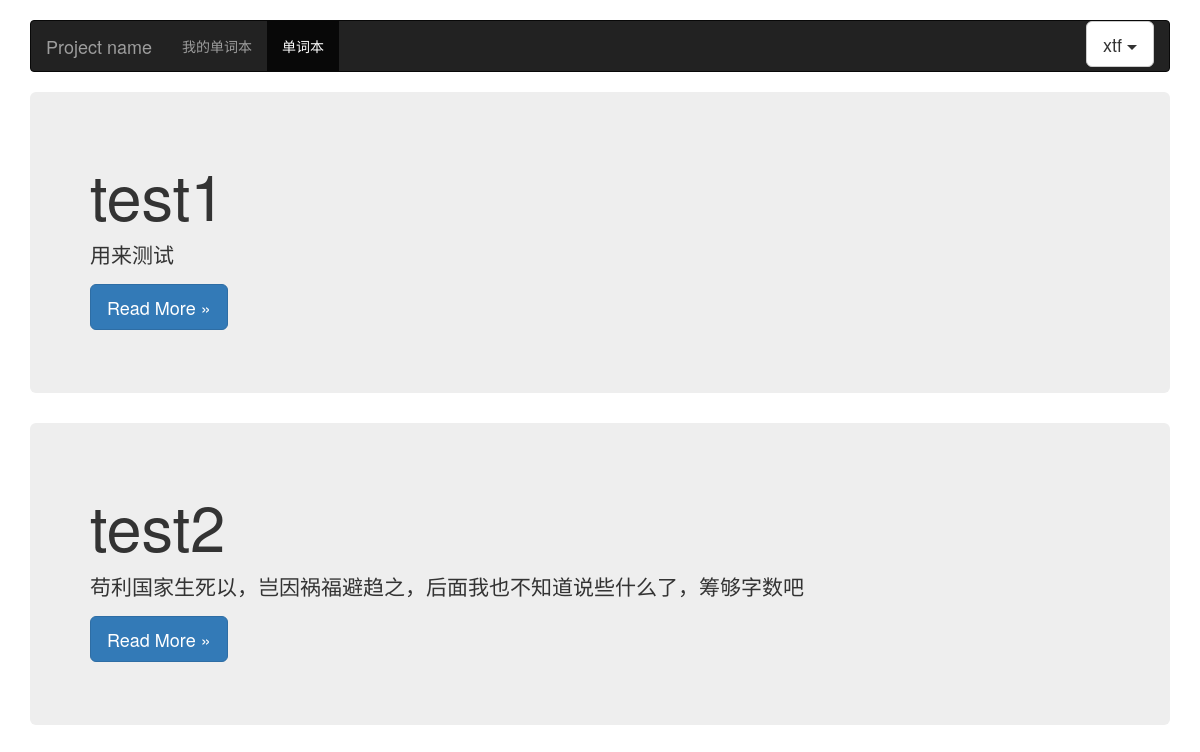
The page /learn/wordbook/ on the database as committed earlier.
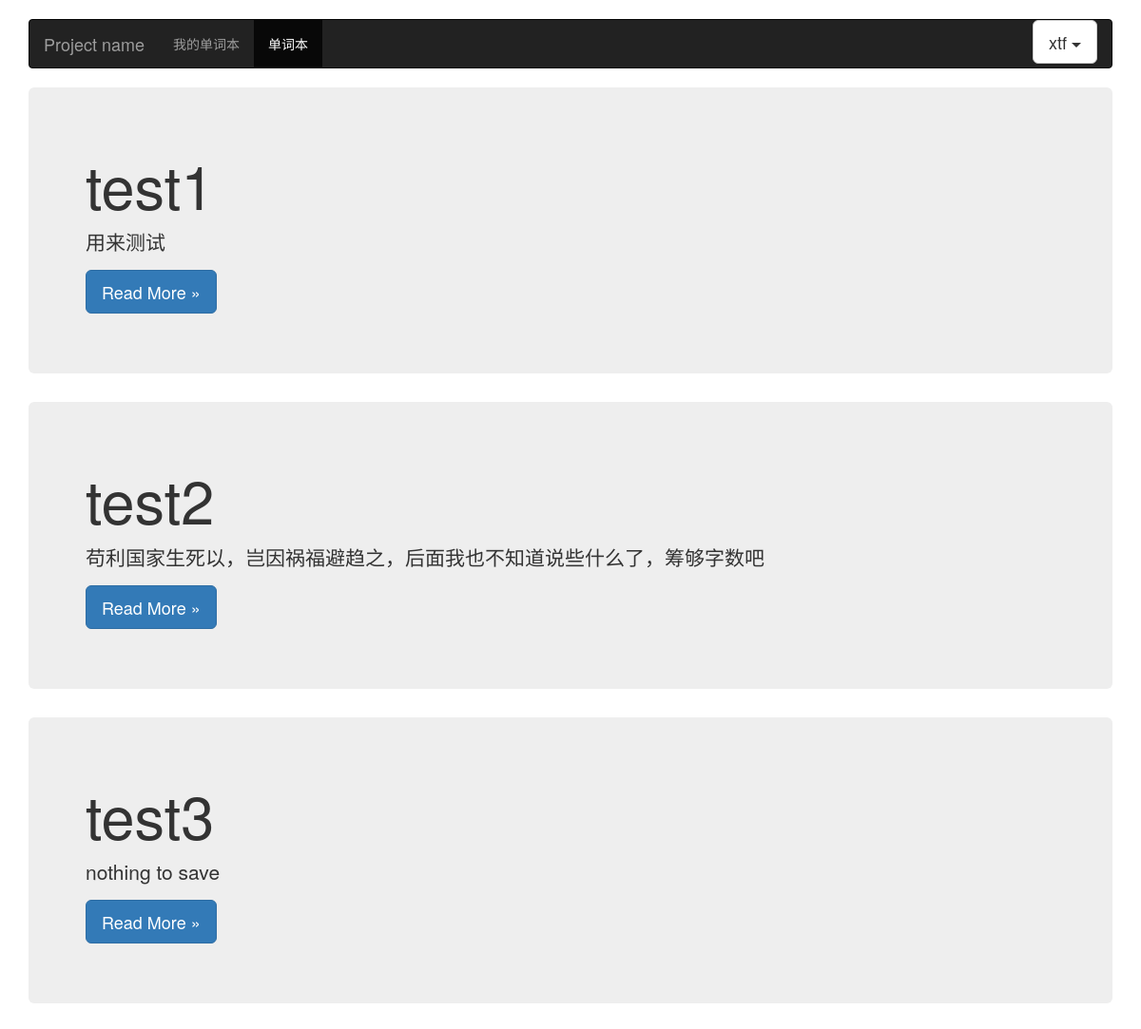
The same page on the database as committed later.
### learn/models.py (models this page shows, shortened)
class WordBook(models.Model):
    title = models.CharField(blank=True, max_length=50,
                                   verbose_name=u"书名")
    description = models.CharField(blank=True, max_length=200,
                                   verbose_name=u"描述")
    uploaded_user = models.ForeignKey(User, verbose_name=u"上传人", on_delete=models.CASCADE)
    word_num = models.IntegerField(default=1000, verbose_name=u"单词数")
    class Meta:
        verbose_name = u"单词本"
        verbose_name_plural = verbose_name

### learn/views.py (the view)
# urls.py: path('wordbook/', views.wordbook, name='wordbook'),
def wordbook(request):
    all_wordbooks = WordBook.objects.all()
    wordbook_info = []
    for wordbook in all_wordbooks:
        info = {}
        info['title'] = wordbook.title
        info['description'] = wordbook.description
        info['uploaded_user'] = wordbook.uploaded_user.username
        info['word_num'] = wordbook.word_num
        info['wordbook_id'] = wordbook.id
        wordbook_info.append(info)
        user_name = wordbook.uploaded_user.username
    return render(request, 'workbook.html', {'data': wordbook_info, 'username': user_name})

### learn/templates/workbook.html (shortened to what this page needs)
<!DOCTYPE html>
{% load static %}
<html lang="zh-CN">
  <head>
    <link href="https://cdn.bootcss.com/bootstrap/3.3.7/css/bootstrap.min.css" rel="stylesheet">
    <link href="{% static 'css/navbar.css'%}" rel="stylesheet">
  </head>
  <body>
    <div class="container">
      <nav class="navbar navbar-inverse">
        <div class="container-fluid">
          <div class="navbar-header">
            <a class="navbar-brand" href="#">Project name</a>
          </div>
          <div id="navbar" class="navbar-collapse collapse">
            <ul class="nav navbar-nav">
                <li><a href="{% url 'mywordbook' %}">我的单词本</a></li>
                <li class="active"><a href="{% url 'wordbook' %}">单词本</a></li>
            </ul>
            <ul class="nav navbar-nav navbar-right">
              <div class="btn-group">
              <button type="button" class="btn btn-default btn-lg dropdown-toggle" data-toggle="dropdown" aria-haspopup="true" aria-expanded="false">
                {{username}} <span class="caret"></span>
              </button>
            </div>
            </ul>
          </div>
        </div>
      </nav>
      {% for wordbook in data %}
      <div class="jumbotron">
        <h1>{{wordbook.title}}</h1>
        <p>{{wordbook.description}}</p>
        <p>
          <a class="btn btn-lg btn-primary" href="wordbookunit?id={{wordbook.wordbook_id}}" role="button">Read More &raquo;</a>
        </p>
      </div>
      {% endfor %}
    </div>
  </body>
</html>

### static/css/navbar.css (style rules this page uses)
body { padding-top: 20px; padding-bottom: 20px; }
.navbar { margin-bottom: 20px; }

Rows that differ between the two databases and show on the page:
added WordBook: title "test3", description "nothing to save"
Other text that changed with them:
new list line: "Read More »"
